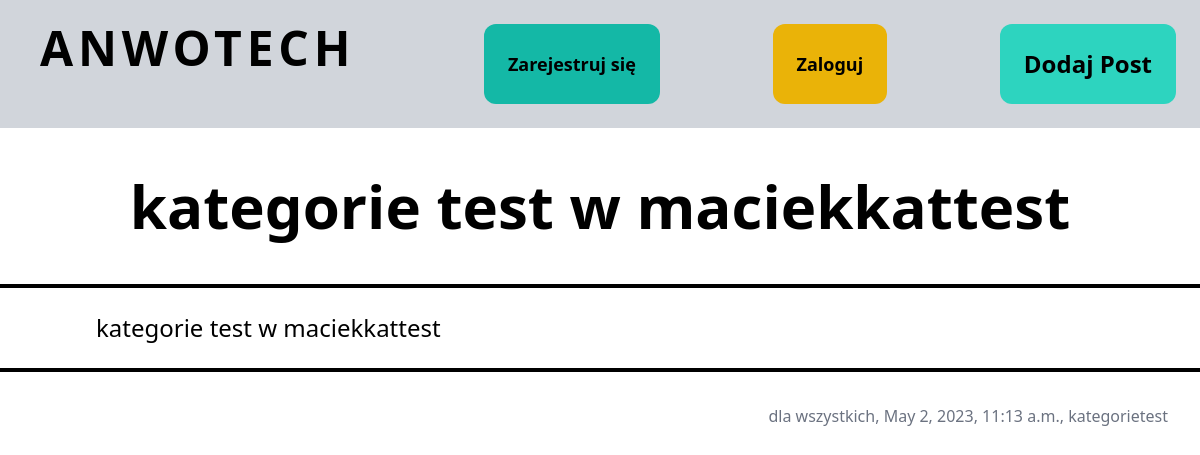
The app's page /topic11 with its own data.
### topic/models.py (models this page shows, shortened)
class Topic(models.Model):
    STATUS_CHOICES = (
        ('tylko dla mnie', 'Tylko dla mnie'),
        ('dla wszystkich', 'Dla wszystkich'),
        ('dla zalogowanych', 'Dla zalogowanych')
    )
    category = models.ForeignKey(Category,related_name='topics', on_delete=models.CASCADE)
    name = models.CharField(max_length=50)
    content = models.TextField(blank=True, null=True)
    status = models.CharField(max_length=16, choices=STATUS_CHOICES, default='Tylko dla mnie')
    created_at = models.DateTimeField(auto_now_add=True)
    created_by = models.ForeignKey(User, related_name='topics', on_delete=models.CASCADE)
    class Meta:
        ordering = ("-created_at",)

### topic/views.py (the view)
# urls.py: path('<int:pk>', views.full, name = 'full'),
def full(request, pk):
    topic = get_object_or_404(Topic, pk=pk)
    return render(request,'topic/full.html',{
        'topic':topic,
    })

### topic/Templates/topic/full.html (shortened to what this page needs)
{% extends 'core/base.html' %}
{% block content %}
<div class="h-screen">
    <p class="flex items-center justify-center px-6 py-12 font-semibold text-6xl ">{{ topic.name }}</p>
    <div>
        <p class="px-24 py-6 text-2xl border-t-4 border-b-4  border-black">{{topic.content|wordwrap:6}}
    <div>
        <h2 class="px-8 py-8 float-right space-6 text-shadow text-gray-500">{{topic.status}}, {{topic.created_at}}, {{topic.created_by}}</h2>
    </div>
</div>
{% endblock content %}

### records on screen
Topic: name "kategorie test w maciekkattest", content "kategorie test w maciekkattest", status "dla wszystkich", created_at "May 2, 2023, 11:13 a.m.", created_by "kategorietest"
